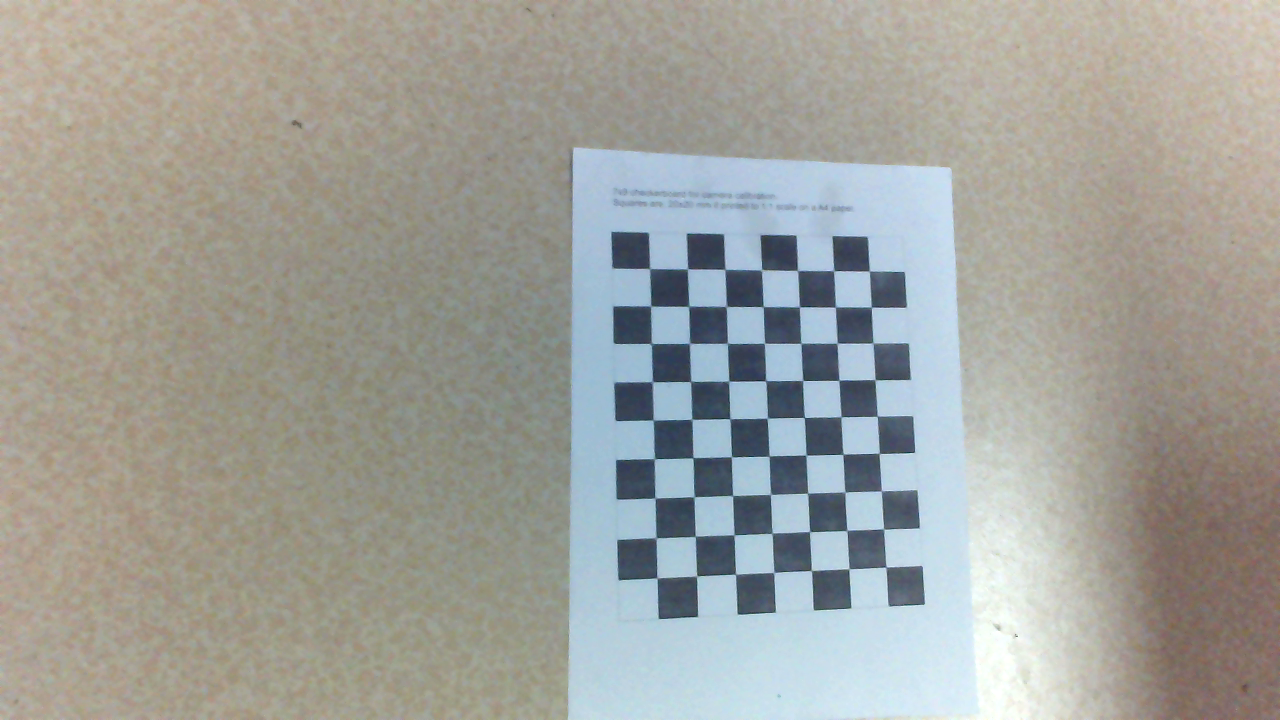
#> input picture image/chessboard-L/chessboard-L0.png, 1280 x 720 px
$ python CameraCalibration.py   (older library calls are emulated)
#> lines starting #> are read from the running program, lines starting #| are printed output that depends on the picture; pictures that were not available may be replaced by others from this repository, and a replacement may not be noted
# coding: utf-8

# Author: ChanLo
# Date: 2019.3
# Reference: https://github.com/LearnTechWithUs/Stereo-Vision

import cv2
import numpy as np
import sys

# Filtering
kernel= np.ones((3,3),np.uint8)

def coordsMouseDisp(event, x, y, flags, param):
    if event == cv2.EVENT_LBUTTONDBLCLK:
        # print(x, y, disp[y, x], filteredImg[y, x])
        average = 0
        for u in range(-1, 2):
            for v in range(-1, 2):
                average += disp[y + u, x + v]
        average = average / 9
        distance = -593.97 * average**(3) + 1506.8 * average**(2) - 1373.1 * average + 522.06
        distance = np.around(distance * 0.01, decimals=2)
        print('Distance: ' + str(distance) + ' m')

# Termination criteria
criteria = (cv2.TERM_CRITERIA_EPS + cv2.TERM_CRITERIA_MAX_ITER, 30, 0.001)
criteriaStereo = (cv2.TERM_CRITERIA_EPS + cv2.TERM_CRITERIA_MAX_ITER, 30, 0.001)

# Object points
preObjPoints = np.zeros((9*7, 3), np.float32)
preObjPoints[:, :2] = np.mgrid[0:9, 0:7].T.reshape(-1, 2)

objPoints = []
imagePointsL = []
imagePointsR = []

# Camera Calibration
print("Starting calibration for the camera...")
# call all saved images
for i in range(0, 50):
    t = str(i)
    ChessImageL = cv2.imread('./image/chessboard-L/chessboard-L' + t + '.png',)
#> ChessImageL is the input picture: shape (720, 1280, 3); mean B, G, R 155.5, 161.4, 160.8
    ChessImageR = cv2.imread('./image/chessboard-R/chessboard-R' + t + '.png',)
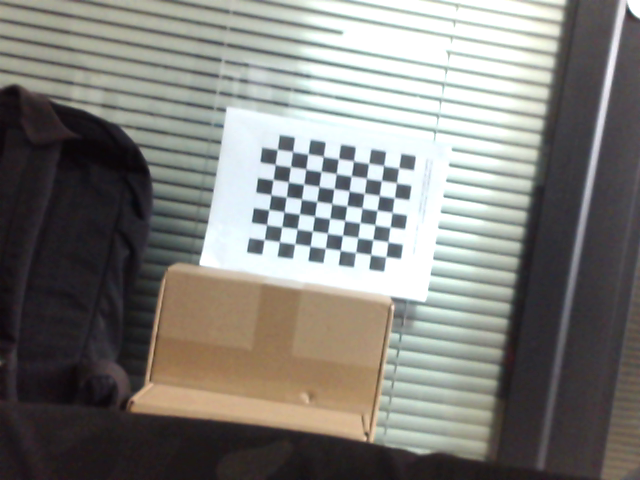
#> input picture image/chessboard-L10.png, 640 x 480 px, given in place of chessboard-R0.png, which was not available
#> ChessImageR is the input picture: shape (480, 640, 3); mean B, G, R 122.3, 126.8, 128.1
    grayChessImageL = cv2.cvtColor(ChessImageL, cv2.COLOR_BGR2GRAY)
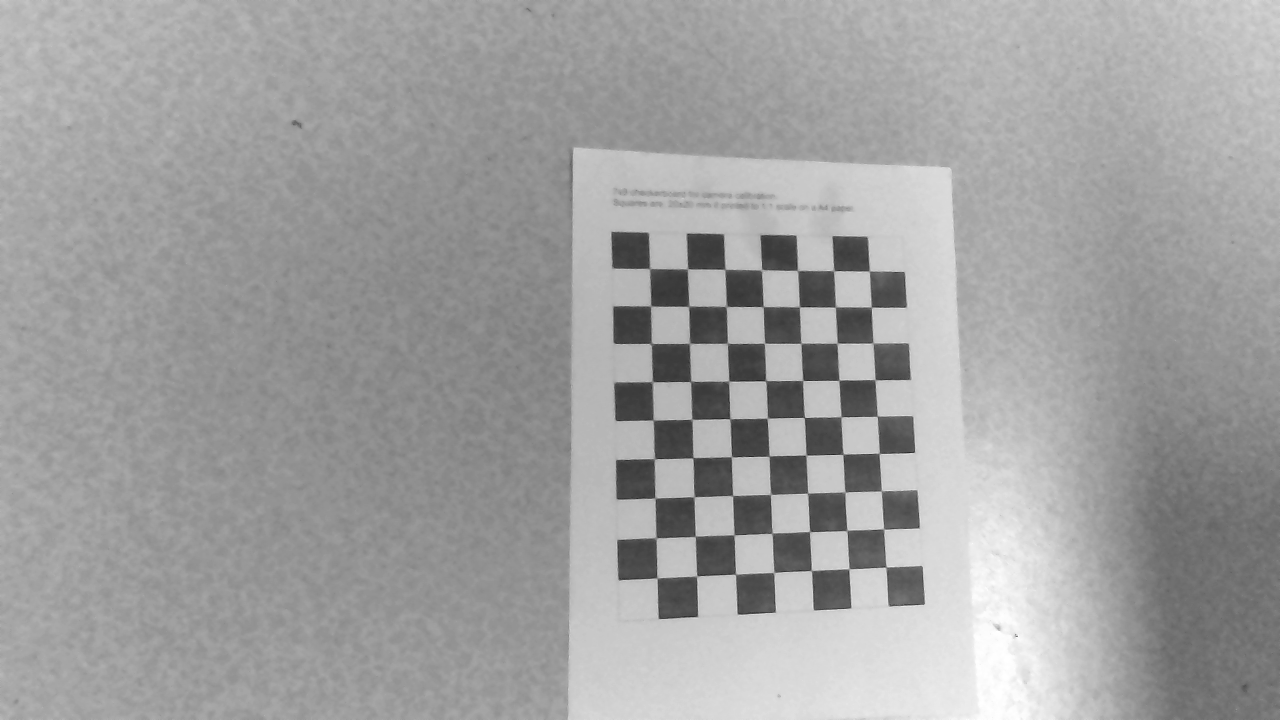
#> grayChessImageL: shape (720, 1280); min 30, max 255, mean 160.6
    grayChessImageR = cv2.cvtColor(ChessImageR, cv2.COLOR_BGR2GRAY)
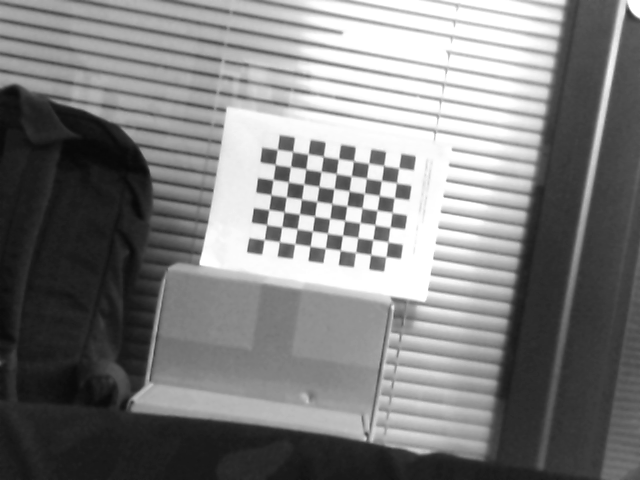
#> grayChessImageR: shape (480, 640); min 8, max 255, mean 126.7
    retL, cornersL = cv2.findChessboardCorners(grayChessImageL, (9, 7), None)
#> retL = True; cornersL = 63 rows, first 8: [869.1, 270.9], [871.4, 307.2], [872.6, 342.7], [875.2, 379.7], [877.1, 416.2], [879.2, 453.4], [881.2, 490.8], [883.6, 528.9]
    retR, cornersR = cv2.findChessboardCorners(grayChessImageR, (9, 7), None)
#> retR = True; cornersR = 63 rows, first 8: [277.4, 149.2], [292.5, 151.4], [307.9, 154], [323.2, 156.6], [338.4, 158.8], [353.6, 161], [368.5, 163.4], [383.4, 165.2]
    if retL == True & retR == True:
        objPoints.append(preObjPoints)
        cv2.cornerSubPix(grayChessImageL, cornersL, (11, 11), (-1, -1), criteria)
        cv2.cornerSubPix(grayChessImageR, cornersR, (11, 11), (-1, -1), criteria)
        imagePointsL.append(cornersL)
        imagePointsR.append(cornersR)
#> pass 2 of the loop `for i in range(0, 50):`:
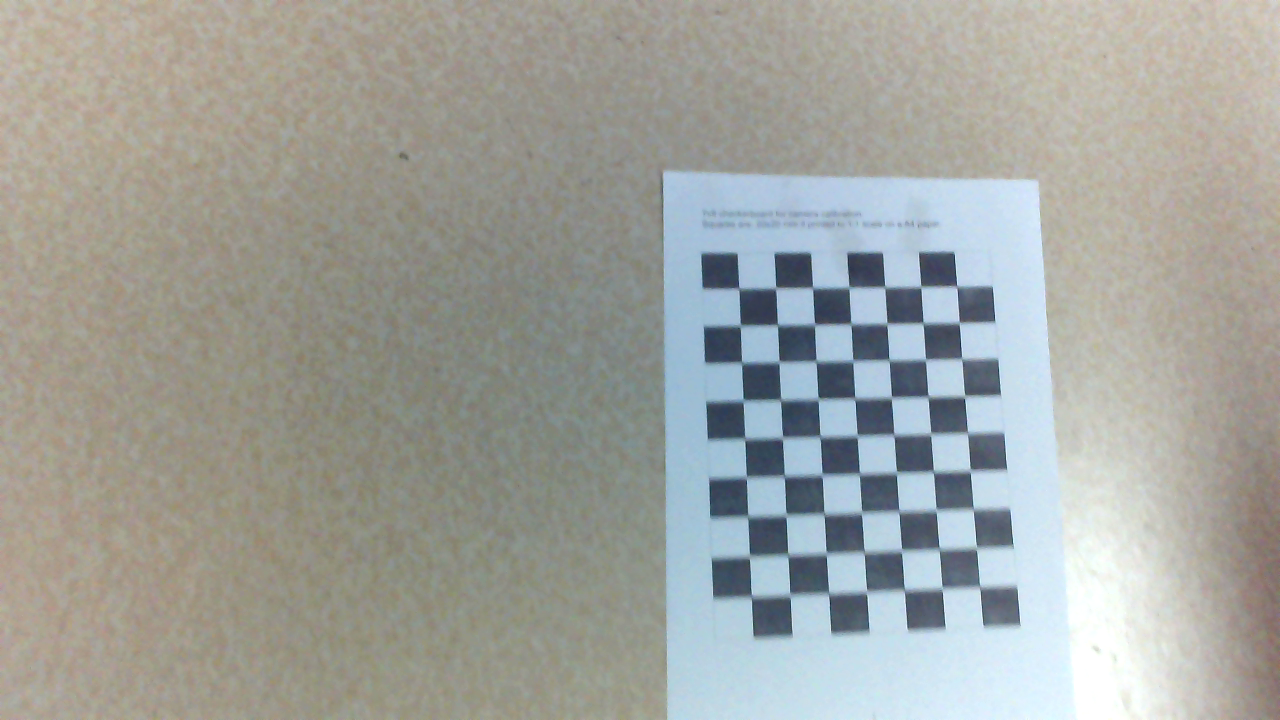
#> input picture image/chessboard-L/chessboard-L1.png, 1280 x 720 px
#> ChessImageL is the input picture: shape (720, 1280, 3); mean B, G, R 158.2, 163.2, 161.1
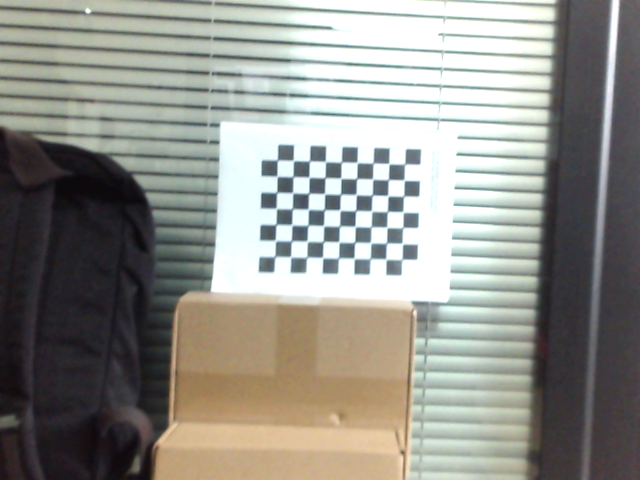
#> input picture image/chessboard-L13.png, 640 x 480 px, given in place of chessboard-R1.png, which was not available
#> ChessImageR is the input picture: shape (480, 640, 3); mean B, G, R 139.1, 146, 146.1
#> `grayChessImageR = cv2.cvtColor(ChessImageR, cv2.COLOR_BGR2GRAY)`:
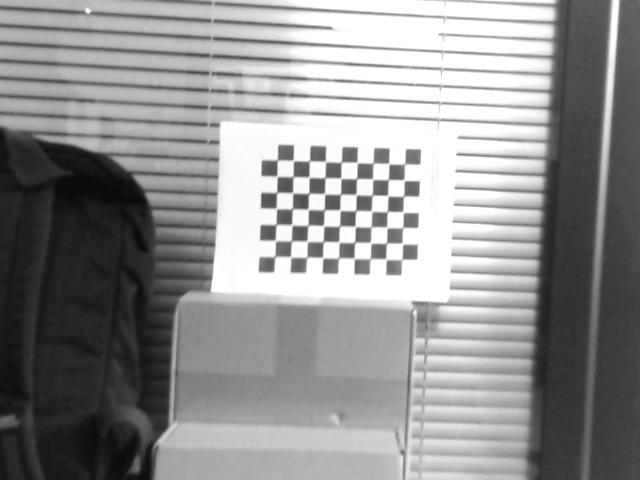
#> grayChessImageR: shape (480, 640); min 9, max 255, mean 145.3
#> cornersL = 63 rows, first 8: [956.6, 284.8], [959.1, 321], [963, 358.5], [964.7, 394], [967.7, 433.5], [969.9, 470.5], [973.4, 508.5], [976, 547.5]
#> cornersR = 63 rows, first 8: [277.3, 160.1], [293.5, 161], [309.5, 160.9], [325.4, 161.6], [341.4, 162.2], [357.1, 162.5], [373, 163.1], [388.9, 163.7]
#> (the run stopped early here; a loop or call above may not have finished)
